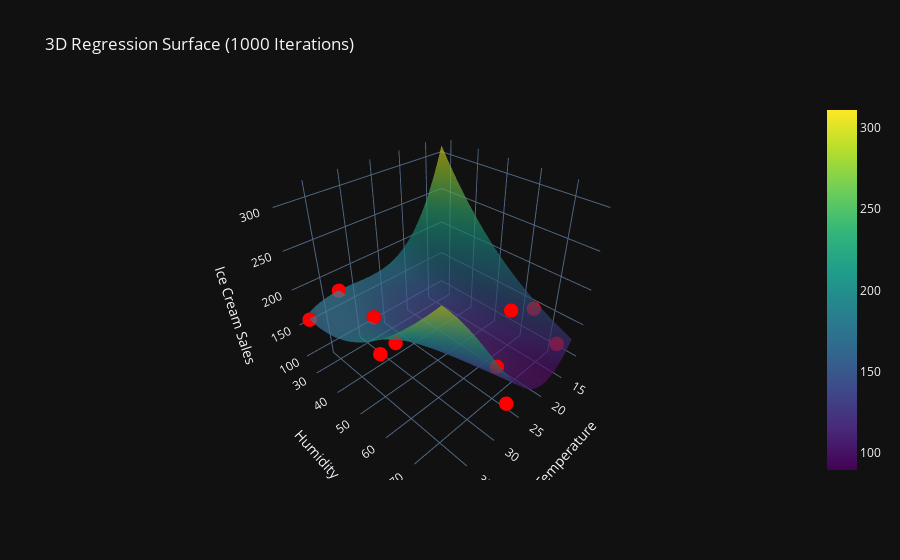

Notebook source saved alongside this figure:
### Code cell
# 绘制在迭代100次的模型
fig_1000 = create_surface_plot(w_1000, b_1000, '3D Regression Surface (1000 Iterations)')
fig_1000.show()

### Figure 1 — Plotly figure (JSON) as saved in the notebook; plotly's stock layout.template omitted (floating-point values rounded to 4 significant figures; data arrays with more than 128 entries replaced by an {"elided": "..."} marker saying what was removed)
{"data": [{"colorscale": [[0.0, "#440154"], [0.1111, "#482878"], [0.2222, "#3e4989"], [0.3333, "#31688e"], [0.4444, "#26828e"], [0.5556, "#1f9e89"], [0.6667, "#35b779"], [0.7778, "#6ece58"], [0.8889, "#b5de2b"], [1.0, "#fde725"]], "opacity": 0.7, "x": {"elided": "50x50 float values"}, "y": {"elided": "50x50 float values"}, "z": {"elided": "50x50 float values"}, "type": "surface"}, {"marker": {"color": "red", "size": 5}, "mode": "markers", "x": [32.93, 27.12, 13.12, 14.94, 26.61, 32.29, 38.4, 35.33, 33.87, 12.59], "y": [27.84, 77.13, 73.55, 59.84, 72.74, 40.9, 29.27, 50.49, 53.16, 64.25], "z": [175.8, 115.0, 113.1, 139.9, 152.5, 165.2, 161.8, 153.6, 169.3, 142.6], "type": "scatter3d"}], "layout": {"scene": {"xaxis": {"title": {"text": "Temperature"}}, "yaxis": {"title": {"text": "Humidity"}}, "zaxis": {"title": {"text": "Ice Cream Sales"}}}, "title": {"text": "3D Regression Surface (1000 Iterations)"}}}
